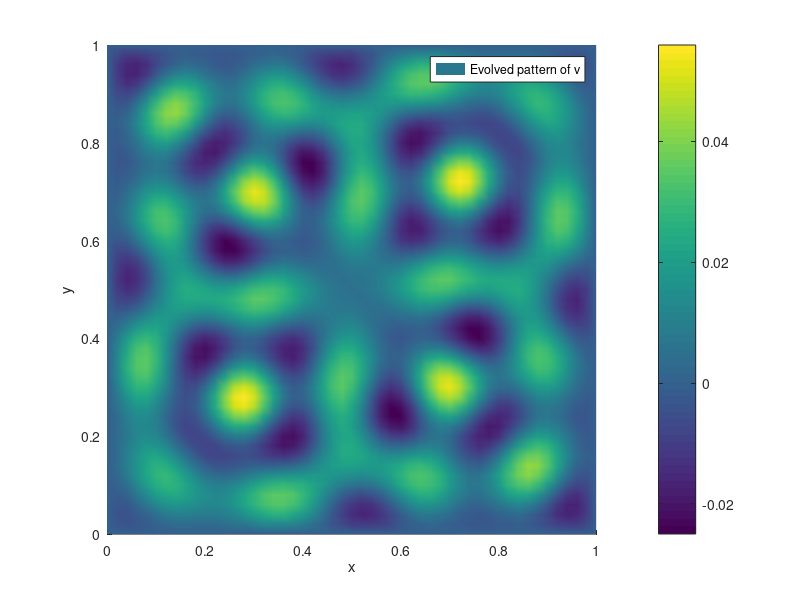

Write the MATLAB code that produced this figure.
%% This script solves schnakenberg reaction kinetics on a fixed square.
% Wakil Sarfaraz   30/11/15
clear all;
tic
xmax = 1;
tm = 1;
dt = 0.01;
M = tm/dt;

du = 1;
dv = 15;
a = 0.1;
b = 0.9;
gam = 80.6;

N = 50; 
X = linspace(0,xmax,N+1);
T = linspace(0, tm,M+1); 
[x, y] = meshgrid(X,X); 
                       
x =x(:);  
y =y(:);  
NNODES = (N+1)^2;



U = zeros(NNODES,1);
V = zeros(NNODES,1);



  
NTRI = 2*N^2;  
LNODES = zeros(NTRI,3); 
for i = 1:N
    for j = 1: N
        LNODES(i+2*(j-1)*N,1) = i+(j-1)*(N+1);
        LNODES(i+2*(j-1)*N,2) = i+j*(N+1); 
        LNODES(i+2*(j-1)*N,3) = (i+1)+(j-1)*(N+1); 
        
        LNODES(i+N+2*(j-1)*N,1) = i+1+j*(N+1); 
        LNODES(i+N+2*(j-1)*N,2) = (i+1)+(j-1)*(N+1);
        LNODES(i+N+2*(j-1)*N,3) = i+j*(N+1);
                                   
    end
end

for i = 1 : NNODES
    if (x(i)==0 || x(i)==xmax || y(i)==0 || y(i)==xmax)
        U(i) = 0;
        V(i) = 0;
    else
    U(i) = a + b + 0.001*exp(-100*(abs(sin((x(i)-0.5)^2+(y(i)-1/3)^2))));
    V(i) = a + b + 0.001*abs(sin(-100*((x(i)-0.5)^2+(y(i)-1/3)^2)));
  
    %V(i) = b/(a+b)^2; 
    end
end
ui = [min(U) max(U)]
vi = [min(V) max(V)]
% figure(1)
% title ('Schnakenberg Kinetics with Du=40, Dv=2, gamma=500')
% subplot (2,2,1)
% trisurf(LNODES,x,y,U(:,:))
% xlabel('x')
% ylabel('y')
% view(2)
% %title('Initial pattern of u')
% legend('Initial u')
% shading interp
% axis equal tight
% subplot(2,2,2)
% trisurf(LNODES,x,y,V(:,:))
% xlabel('x')
% ylabel('y')
% view(2)
% %title('Initial pattern of v')
% legend('Initial v')
% shading interp
% axis equal tight



SPSM = sparse(NNODES, NNODES);
SPMM = sparse(NNODES, NNODES);
SPC = sparse(NNODES,NNODES);
SPD =sparse (NNODES,NNODES);

UG = zeros(NNODES,1);
VG = zeros(NNODES,1);

RHSU = zeros(NNODES,1);         
RHSV = zeros(NNODES,1);

for n = 1: NTRI
    r1 = [x(LNODES(n,1)) y(LNODES(n,1))];
    r2 = [x(LNODES(n,2)) y(LNODES(n,2))];
    r3 = [x(LNODES(n,3)) y(LNODES(n,3))];
    J = [r2(1)-r1(1) r2(2)-r1(2); r3(1)-r1(1) r3(2)-r1(2)]; 
    
 StiffL = (1/(4*det(J)))* [(r2-r3)*(r2-r3)' (r2-r3)*(r3-r1)' (r2-r3)*(r1-r2)';... 
           (r2-r3)*(r3-r1)' (r3-r1)*(r3-r1)' (r3-r1)*(r1-r2)';...
           (r2-r3)*(r1-r2)' (r3-r1)*(r1-r2)' (r1-r2)*(r1-r2)']; 
       
 MassL = det(J)*[1/12 1/24 1/24; 1/24 1/12 1/24; 1/24 1/24 1/12]; 
 

 CL = det(J)/360*[12*U(LNODES(n,1))*V(LNODES(n,1))+3*(U(LNODES(n,1))*V(LNODES(n,2))+U(LNODES(n,2))*V(LNODES(n,1))+...
     U(LNODES(n,1))*V(LNODES(n,3))+U(LNODES(n,3))*V(LNODES(n,1)))+2*(U(LNODES(n,2))*V(LNODES(n,2))+U(LNODES(n,3))*V(LNODES(n,3)))+...
     U(LNODES(n,2))*V(LNODES(n,3))+U(LNODES(n,3))*V(LNODES(n,2)) 3*(U(LNODES(n,1))*V(LNODES(n,1))+U(LNODES(n,2))*V(LNODES(n,2)))+...
     2*(U(LNODES(n,1))*V(LNODES(n,2))+U(LNODES(n,2))*V(LNODES(n,1)))+V(LNODES(n,3))*(U(LNODES(n,1))+U(LNODES(n,2))+U(LNODES(n,3)))+...
     U(LNODES(n,3))*(V(LNODES(n,1))+V(LNODES(n,2))) 3*(U(LNODES(n,1))*V(LNODES(n,1))+U(LNODES(n,3))*V(LNODES(n,3)))+2*...
     (U(LNODES(n,1))*V(LNODES(n,3))+U(LNODES(n,3))*V(LNODES(n,1)))+V(LNODES(n,2))*(U(LNODES(n,1))+U(LNODES(n,2))+U(LNODES(n,3)))+...
     U(LNODES(n,2))*(V(LNODES(n,1))+V(LNODES(n,3))); 3*(U(LNODES(n,1))*V(LNODES(n,1))+U(LNODES(n,2))*V(LNODES(n,2)))+...
     2*(U(LNODES(n,1))*V(LNODES(n,2))+U(LNODES(n,2))*V(LNODES(n,1)))+V(LNODES(n,3))*(U(LNODES(n,1))+U(LNODES(n,2))+U(LNODES(n,3)))+...
     U(LNODES(n,3))*(V(LNODES(n,1))+V(LNODES(n,2))) 12*U(LNODES(n,2))*V(LNODES(n,2))+3*(U(LNODES(n,1))*V(LNODES(n,2))+U(LNODES(n,2))*V(LNODES(n,1))+...
     U(LNODES(n,2))*V(LNODES(n,3))+U(LNODES(n,3))*V(LNODES(n,2)))+2*(U(LNODES(n,1))*V(LNODES(n,1))+U(LNODES(n,3))*V(LNODES(n,3)))+...
     U(LNODES(n,1))*V(LNODES(n,3))+U(LNODES(n,3))*V(LNODES(n,1)) 3*(U(LNODES(n,2))*V(LNODES(n,2))+U(LNODES(n,3))*V(LNODES(n,3)))+...
     2*(U(LNODES(n,2))*V(LNODES(n,3))+U(LNODES(n,3))*V(LNODES(n,2)))+V(LNODES(n,1))*(U(LNODES(n,1))+U(LNODES(n,2))+U(LNODES(n,3)))+...
     U(LNODES(n,1))*(V(LNODES(n,2))+V(LNODES(n,3))); 3*(U(LNODES(n,1))*V(LNODES(n,1))+U(LNODES(n,3))*V(LNODES(n,3)))+2*...
     (U(LNODES(n,1))*V(LNODES(n,3))+U(LNODES(n,3))*V(LNODES(n,1)))+V(LNODES(n,2))*(U(LNODES(n,1))+U(LNODES(n,2))+U(LNODES(n,3)))+...
     U(LNODES(n,2))*(V(LNODES(n,1))+V(LNODES(n,3))) 3*(U(LNODES(n,2))*V(LNODES(n,2))+U(LNODES(n,3))*V(LNODES(n,3)))+...
     2*(U(LNODES(n,2))*V(LNODES(n,3))+U(LNODES(n,3))*V(LNODES(n,2)))+V(LNODES(n,1))*(U(LNODES(n,1))+U(LNODES(n,2))+U(LNODES(n,3)))+...
     U(LNODES(n,1))*(V(LNODES(n,2))+V(LNODES(n,3))) 12*U(LNODES(n,3))*V(LNODES(n,3))+3*(U(LNODES(n,1))*V(LNODES(n,3))+...
     U(LNODES(n,3))*V(LNODES(n,1))+U(LNODES(n,2))*V(LNODES(n,3))+U(LNODES(n,3))*V(LNODES(n,2)))+2*(U(LNODES(n,1))*V(LNODES(n,1))+...
     U(LNODES(n,2))*V(LNODES(n,2)))+U(LNODES(n,1))*V(LNODES(n,2))+U(LNODES(n,2))*V(LNODES(n,1))];
 

DL = det(J)/360*[12*U(LNODES(n,1))^2+6*(U(LNODES(n,1))*U(LNODES(n,2))+U(LNODES(n,1))*U(LNODES(n,3)))+2*(U(LNODES(n,2))^2+...
    U(LNODES(n,3))^2+U(LNODES(n,2))*U(LNODES(n,3))) 4*U(LNODES(n,1))*U(LNODES(n,2))+3*(U(LNODES(n,1))^2+U(LNODES(n,2))^2)+...
    2*(U(LNODES(n,1))*U(LNODES(n,3))+U(LNODES(n,2))*U(LNODES(n,3)))+U(LNODES(n,3))^2 4*U(LNODES(n,1))*U(LNODES(n,3))+...
    3*(U(LNODES(n,1))^2+U(LNODES(n,3))^2)+2*(U(LNODES(n,1))*U(LNODES(n,2))+U(LNODES(n,2))*U(LNODES(n,3)))+...
    U(LNODES(n,2))^2; 4*U(LNODES(n,1))*U(LNODES(n,2))+3*(U(LNODES(n,1))^2+U(LNODES(n,2))^2)+...
    2*(U(LNODES(n,1))*U(LNODES(n,3))+U(LNODES(n,2))*U(LNODES(n,3)))+U(LNODES(n,3))^2 12*U(LNODES(n,2))^2+...
    6*(U(LNODES(n,1))*U(LNODES(n,2))+U(LNODES(n,2))*U(LNODES(n,3)))+2*(U(LNODES(n,1))^2+U(LNODES(n,3))^2+...
    U(LNODES(n,1))*U(LNODES(n,3))) 4*U(LNODES(n,2))*U(LNODES(n,3))+3*(U(LNODES(n,2))^2+U(LNODES(n,3))^2)+...
    2*(U(LNODES(n,1))*U(LNODES(n,2))+U(LNODES(n,1))*U(LNODES(n,3)))+U(LNODES(n,1))^2; 4*U(LNODES(n,1))*U(LNODES(n,3))+...
    3*(U(LNODES(n,1))^2+U(LNODES(n,3))^2)+2*(U(LNODES(n,1))*U(LNODES(n,2))+U(LNODES(n,2))*U(LNODES(n,3)))+...
    U(LNODES(n,2))^2 4*U(LNODES(n,2))*U(LNODES(n,3))+3*(U(LNODES(n,2))^2+U(LNODES(n,3))^2)+...
    2*(U(LNODES(n,1))*U(LNODES(n,2))+U(LNODES(n,1))*U(LNODES(n,3)))+U(LNODES(n,1))^2 12*U(LNODES(n,3))^2+...
    6*(U(LNODES(n,1))*U(LNODES(n,3))+U(LNODES(n,2))*U(LNODES(n,3)))+2*(U(LNODES(n,1))^2+U(LNODES(n,2))^2+...
    U(LNODES(n,1))*U(LNODES(n,2)))];
    
 
 UL = a*det(J)*[1/6;1/6;1/6];
 VL = b*det(J)*[1/6;1/6;1/6];
   
   
   
   
       for i = 1 : 3 
           for j = 1:3  
               SPSM(LNODES(n,i),LNODES(n,j)) =SPSM(LNODES(n,i),LNODES(n,j))+ StiffL(i,j);
               SPMM(LNODES(n,i),LNODES(n,j)) =SPMM(LNODES(n,i),LNODES(n,j))+ MassL(i,j);
               SPC(LNODES(n,i),LNODES(n,j)) =  SPC(LNODES(n,i),LNODES(n,j))+ CL(i,j);
               SPD(LNODES(n,i),LNODES(n,j)) =  SPD(LNODES(n,i),LNODES(n,j))+ DL(i,j);
           end
       end
       
       
       for i = 1 : 3
           UG(LNODES(n,i)) = UG(LNODES(n,i))+UL(i);
           VG(LNODES(n,i)) = VG(LNODES(n,i))+VL(i);
       end
           
       
    
       
end


 TMatrixU =  SPMM-dt*du*SPSM+dt*gam*SPMM-dt*gam*SPC;
 TMatrixV =  SPMM-dt*dv*SPSM+gam*SPD;

for i = 1: NNODES
    if (x(i)==0 || x(i)==xmax || y(i)==0 || y(i)==xmax)
        RHSU(i) = 0;
        RHSV(i) = 0;
        TMatrixU(i,:) = 0;
        TMatrixV(i,:) = 0;
        TMatrixU(i,i) = 1;
        TMatrixV(i,i) = 1;
    end

end

for j = 1:M+1

    RHSU = SPMM*U+dt*gam*UG;
    RHSV = SPMM*V+dt*gam*VG;
    U = TMatrixU\RHSU;
    V = TMatrixV\RHSV;
    
   % figure(1)
    
%subplot(1,2,1)
% trisurf(LNODES,x,y,U(:,:))
% colorbar
% shading interp
% xlabel('x','fontsize',16) 
% xlim([0 xmax])
% ylim([0 xmax])
% view(2)
% ylabel('y','fontsize',16)
% zlabel('u & v','fontsize',16)
% title(['Evolution of u at t= ',num2str(T(j))],'fontsize',8)
% axis equal tight
% subplot(1,2,2)
trisurf(LNODES,x,y,V(:,:))
colorbar
shading interp
xlabel('x','fontsize',16) 
xlim([0 xmax])
ylim([0 xmax])
view(2)
ylabel('y','fontsize',16)
zlabel('u & v','fontsize',16)
title(['Evolution of v at t= ',num2str(T(j))],'fontsize',8)
axis equal tight
%MV(j)=getframe(gcf);
pause(1e-10) 



end


%figure(2)
% subplot(2,2,3)
%  %trisurf(LNODES,x,y,1/max(U)*U(:,:),1/max(V)*V(:,:))
%  trisurf(LNODES,x,y,U(:,:))
% %  %trisurf(LNODES,x,y,1/max(V)*V(:,:))
%  xlim([0 xmax])
%  ylim([0 xmax])
%  xlabel('x')
%  ylabel('y')
%  %zlabel('u and v')
%  view(2)
%  %title ('Pattern formed by u')
%  legend('Evolved pattern of u')
%  shading interp
%  axis equal tight
%  hold on
%  subplot(2,2,4)
%  %trisurf(LNODES,x,y,1/max(U)*U(:,:),1/max(V)*V(:,:))
%  %trisurf(LNODES,x,y,1/max(U)*U(:,:))
 trisurf(LNODES,x,y,V(:,:))
 colorbar 
 xlim([0 xmax])
 ylim([0 xmax])
 xlabel('x')
 ylabel('y')
 view(2)
 %title ('Pattern formed by v')
 legend('Evolved pattern of v')
 shading interp
 axis equal tight
%movie2avi(MV,'SpotsToSptripes.avi');
uf = [min(abs(U)) max(U)]
vf = [min(abs(V)) max(abs(V))]

hold off
 
 
 
 
 
 
 
